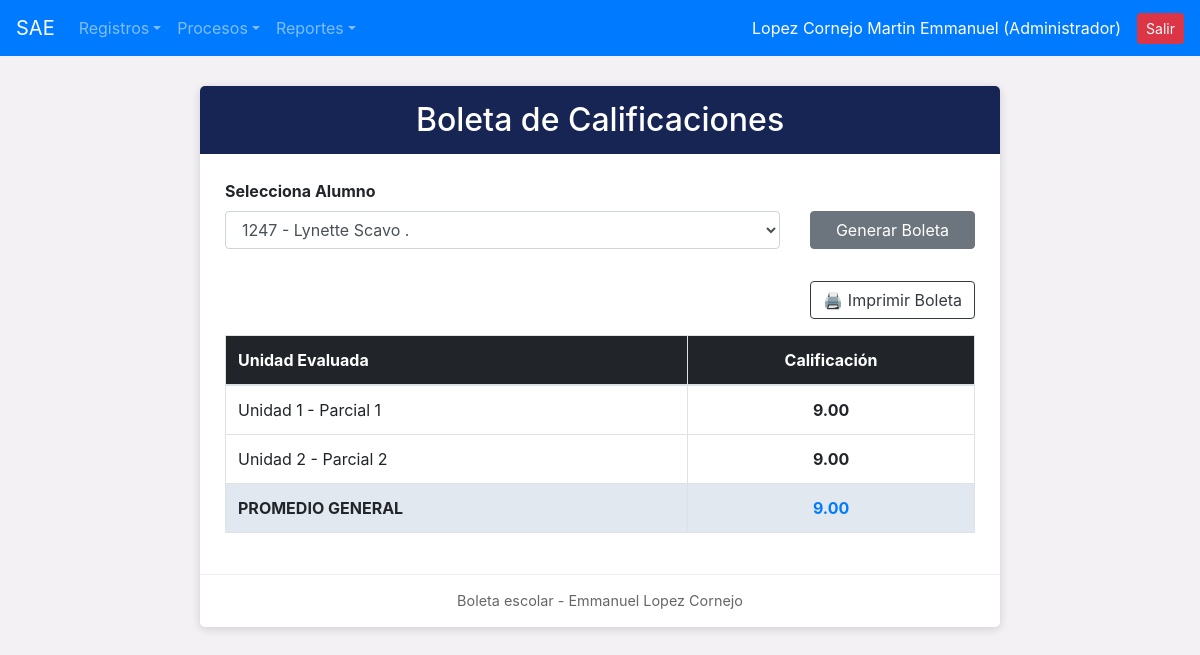
The page /reportes/rep_boleta.php?idalumn=8 (signed in) on the database as committed earlier.
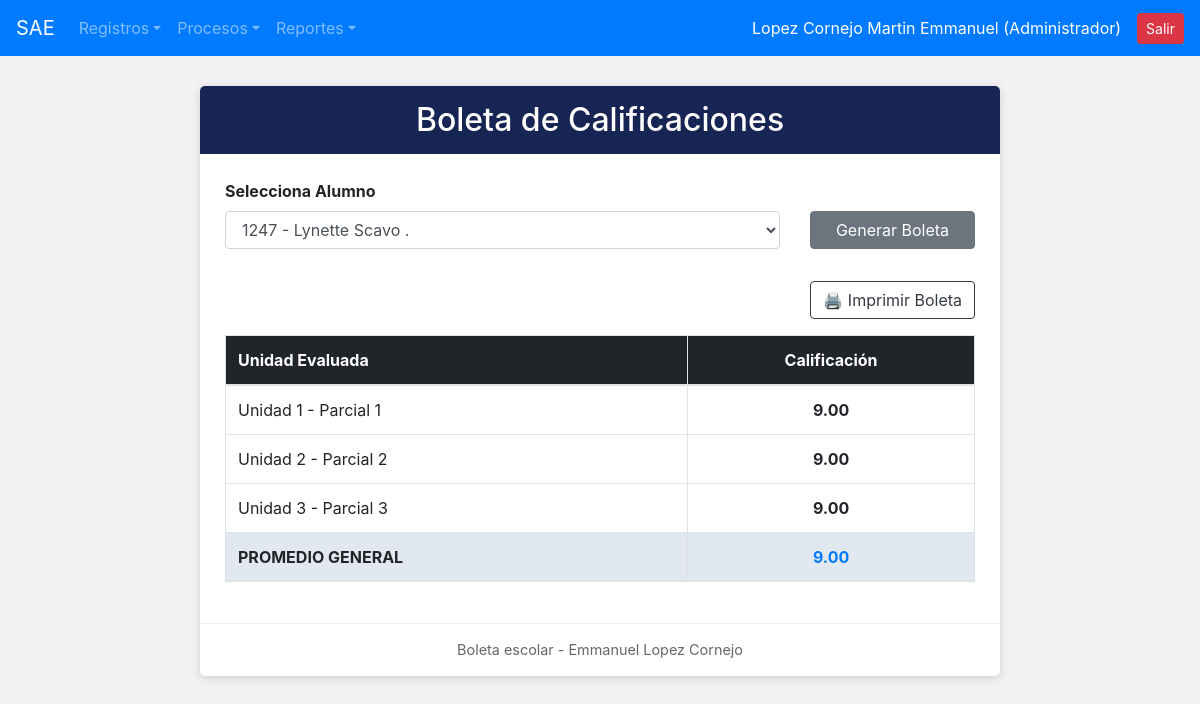
The same page on the database as committed later.
### tables this page shows
CREATE TABLE `calificaciones` (
  `id_calif` int(11) NOT NULL,
  `idalumn` int(11) NOT NULL,
  `id_unidad` int(11) NOT NULL,
  `calificacion` decimal(4,2) NOT NULL
);

CREATE TABLE `unidades` (
  `id_unidad` int(11) NOT NULL,
  `nombre_unidad` varchar(100) NOT NULL,
  `estatus_unidad` varchar(10) DEFAULT 'ALTA'
);

### reportes/rep_boleta.php (the view, shortened to what this page needs)
<?php
include_once("../conexion.php");
include_once("../navegacion/nav.php");
$rol = (int)($_SESSION['id_puesto'] ?? 1);
if ($rol >= 4) {
    if (!empty($_SESSION['idalumn'])) {
        $idalumn = intval($_SESSION['idalumn']);
    } else {
        $nombre_sesion = $conexion->real_escape_string($_SESSION['nombre_usuario'] ?? '');
        $busca = $conexion->query("SELECT idalumn FROM alumnos WHERE CONCAT(nombre_al, ' ', apaterno_al, ' ', amaterno_al) LIKE '%$nombre_sesion%' LIMIT 1");
        $row_al = ($busca) ? $busca->fetch_assoc() : null;
        $idalumn = intval($row_al['idalumn'] ?? 0);
    }
} else {
    $idalumn = intval($_GET['idalumn'] ?? 0);
}
$alumnos_select = $conexion->query("SELECT idalumn, matricula_al, CONCAT(nombre_al, ' ', apaterno_al, ' ', amaterno_al) AS alumno FROM alumnos WHERE estatus_al = 'ALTA'");
$boleta = null;
$promedio = 0;
if ($idalumn > 0) {
    $sql = "SELECT u.nombre_unidad, c.calificacion
            FROM calificaciones c
            INNER JOIN unidades u ON c.id_unidad = u.id_unidad
            WHERE c.idalumn = $idalumn
            ORDER BY u.id_unidad";
    $boleta = $conexion->query($sql);
    $prom = $conexion->query("SELECT AVG(calificacion) as promedio FROM calificaciones WHERE idalumn = $idalumn");
    if ($prom) {
        $p = $prom->fetch_assoc();
        $promedio = $p['promedio'] ?? 0;
    }
}
?>
<!DOCTYPE html>
<html lang="es">
<head>
</head>
<body>
<div class="container">
    <div class="formulario">
        <div class="titulo"><h2 class="m-0">Boleta de Calificaciones</h2></div>
        <div class="contenido">
            <?php if ($rol < 4): ?>
            <form method="GET" action="rep_boleta.php" class="row align-items-end mb-4 no-print">
                <div class="col-md-9 mb-2">
                    <label class="font-weight-bold">Selecciona Alumno</label>
                    <select name="idalumn" class="form-control" required>
                        <?php if ($alumnos_select): ?>
                            <?php while ($al = $alumnos_select->fetch_assoc()): ?>
                                <option value="<?php echo $al['idalumn']; ?>" <?php echo ($idalumn == $al['idalumn']) ? 'selected' : ''; ?>>
                                    <?php echo htmlspecialchars($al['matricula_al'] . ' - ' . $al['alumno']); ?>
                                </option>
                            <?php endwhile; ?>
                        <?php endif; ?>
                    </select>
                </div>
                <div class="col-md-3 mb-2">
                    <button type="submit" class="btn btn-secondary w-100">Generar Boleta</button>
                </div>
            </form>
            <?php endif; ?>
            <?php if ($idalumn > 0): ?>
                <div class="d-flex justify-content-end mb-3 no-print">
                    <button onclick="window.print();" class="btn btn-outline-dark">🖨️ Imprimir Boleta</button>
                </div>
                <div class="table-responsive">
                    <table class="table table-bordered">
                        <thead style="background-color: #212529; color: white;">
                            <tr>
                                <th>Unidad Evaluada</th>
                                <th class="text-center">Calificación</th>
                            </tr>
                        </thead>
                        <tbody>
                            <?php if ($boleta && $boleta->num_rows > 0): ?>
                                <?php while ($row = $boleta->fetch_assoc()): ?>
                                    <tr>
                                        <td><?php echo htmlspecialchars($row['nombre_unidad']); ?></td>
                                        <td class="text-center"><b><?php echo number_format($row['calificacion'], 2); ?></b></td>
                                    </tr>
                                <?php endwhile; ?>
                                <tr style="background-color: #e2e8f0;">
                                    <td><b>PROMEDIO GENERAL</b></td>
                                    <td class="text-center"><b class="text-primary"><?php echo number_format($promedio, 2); ?></b></td>
                                </tr>
                            <?php else: ?>
                                <tr><td colspan="2" class="text-center py-3 text-muted">No existen registros de calificaciones para este alumno.</td></tr>
                            <?php endif; ?>
                        </tbody>
                    </table>
                </div>
            <?php else: ?>
                <div class="alert alert-warning text-center">No se encontró un historial de alumno vinculado a esta cuenta.</div>
            <?php endif; ?>
        </div>
        <div class="pie">Boleta escolar - Emmanuel Lopez Cornejo</div>
    </div>
</div>
</body>
</html>

Rows that differ between the two databases and show on the page:
added calificaciones: id_unidad.nombre_unidad "Unidad 3 - Parcial 3", calificacion "9.00"
